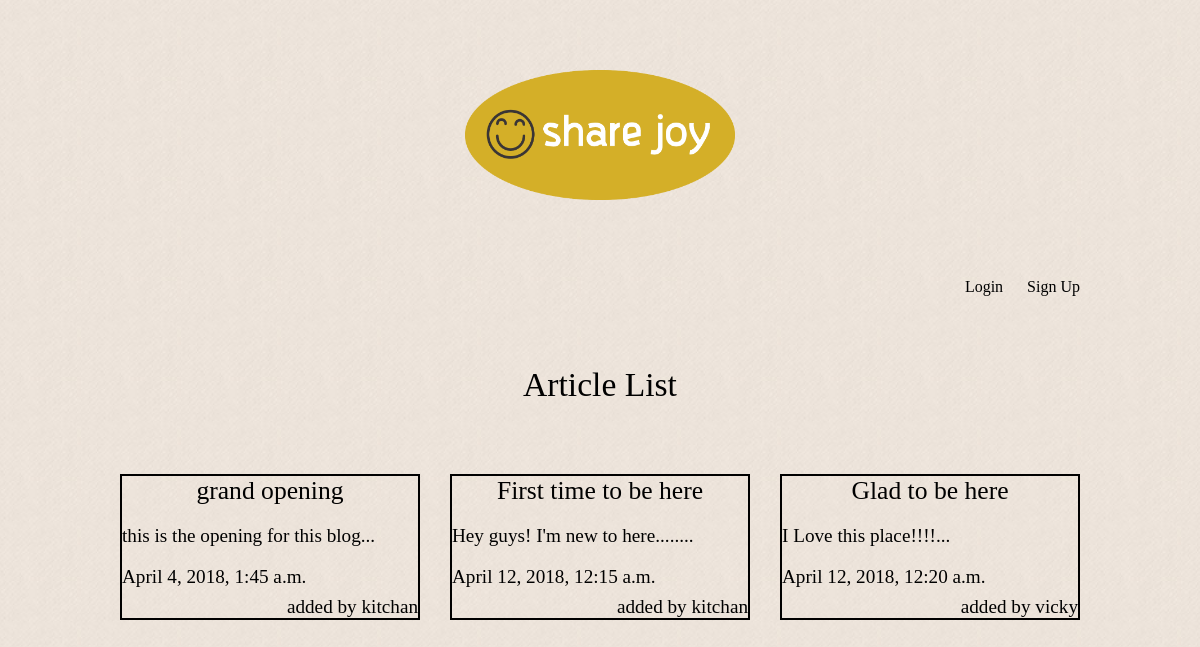
The page / on the database its author committed.
### articles/models.py (models this page shows, shortened)
class Article(models.Model):
    title = models.CharField(max_length=100)
    slug = models.SlugField()
    body = models.TextField()
    date = models.DateTimeField(auto_now_add=True)
    thumb = models.ImageField(default='default.png',blank=True)
    author = models.ForeignKey(User,on_delete=models.CASCADE,default=None)
    def snippet(self):
        return self.body[:50]+'...'

### articles/views.py (the view)
# urls.py: re_path(r'^$',views.article_list,name="list"),
def article_list(request):
    articles=Article.objects.all().order_by('date')
    return render(request,'articles/article_list.html',{'articles':articles})

### articles/templates/articles/article_list.html
{% extends 'base_layout.html' %}
{% block content%}
<h1>Article List</h1>
<div class="articles">
  {% for article in articles %}
  <div class="article">
    <h2><a href="{% url 'article:detail' slug=article.slug %}">{{article.title}}</a></h2>
    <p>{{article.snippet}}</p>
    <p>{{article.date}}</p>
    <p class="author">added by {{article.author.username}}</p>
  </div>
  {% endfor %}
</div>
{% endblock %}

### templates/base_layout.html (shortened to what this page needs)
{% load static from staticfiles %}
<!DOCTYPE html>
<html lang="en" dir="ltr">
  <head>
    <link rel="stylesheet" type="text/css" href="{% static 'style.css' %}"/>
  </head>
  <body>
    <div class="wrapper">
      <h1><a href="{% url 'home' %}"><img src="{% static 'logo.jpg' %}"height="130" width="270"></a></h1>
      <nav>
        <ul>
          {% if user.is_authenticated %}
          <li>
            <form class="logout-link" action="{% url 'accounts:logout' %}" method="post">
              {% csrf_token %}
              <button type="submit">Log out</button>
            </form>
          </li>
          <li><a href="{% url 'article:create' %}" class="highlight">New Article</a></li>
          {% else %}
            <li><a href="{% url 'accounts:login' %}">Login</a></li>
            <li><a href="{% url 'accounts:signup' %}">Sign Up</a></li>
          {% endif %}
        </ul>
      </nav>
      {% block content %}
      {% endblock %}
    </div>
  </body>
</html>

### assets/style.css (style rules this page uses)
body { background-image: url(/static/bg5.png); background-repeat: repeat; color: #000; }
body * { font-family:Ubuntu; fon }
h1,h2,h3,h4,h5 { font-weight: normal; margin: 0; }
a,a:hover,:visited { color: #000; text-decoration: none; }
.wrapper { max-width: 960px; margin: 0 auto; }
div.wrapper h1 { text-align: center; margin: 70px auto; font-size: 2.1em; }
nav { text-align:-webkit-right; }
nav li { display: inline-block; margin-left: 20px; }
.articles { display: grid; grid-template-columns: 1fr 1fr 1fr; grid-gap: 30px; }
.article { padding: :10px; border: 2px solid #000; position: relative; padding-bottom: 10px; }
.article .author { padding:0px; position: absolute; right: 0; bottom:0; margin:0; }
.article h2 { font-size: 1.6em; text-align:center; }
.article p { font-size:1.2em; }

### rows shown on the page
Article: title "grand opening", snippet "this is the opening for this blog...", date "April 4, 2018, 1:45 a.m.", author.username "kitchan"
Article: title "First time to be here", snippet "Hey guys! I'm new to here........", date "April 12, 2018, 12:15 a.m.", author.username "kitchan"
Article: title "Glad to be here", snippet "I Love this place!!!!...", date "April 12, 2018, 12:20 a.m.", author.username "vicky"
